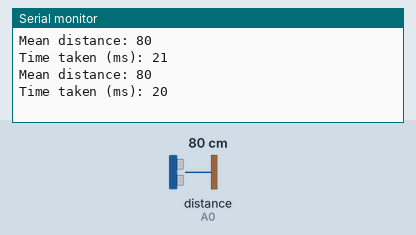
A sketch run on a simulated Arduino Uno, built with avr-gcc and run on an emulated ATmega328P. On the bench: the last lines printed to the serial monitor. The test bench sets the inputs (shaded band); at power-on: distance to the obstacle (sensor on A0) 80 cm.

Above: at 4.8 s.
4.9 s: distance to the obstacle (sensor on A0) set to 2 cm
At 7.0 s:
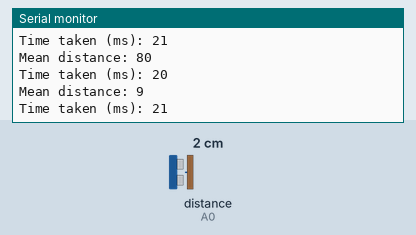
7.9 s: distance to the obstacle (sensor on A0) set to 18 cm
At 9.3 s:
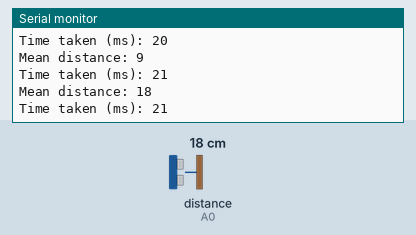
Timing chart, 0 to 10.9 s (numbered marks = the images above; inputs shaded):
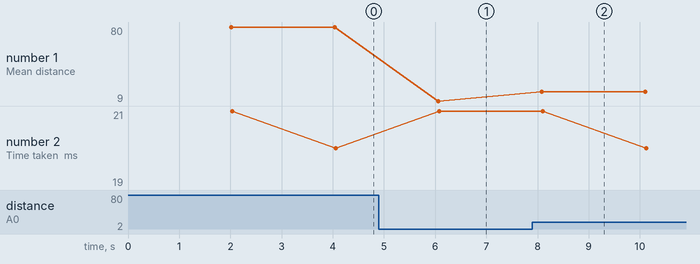

Measured:
- after the input at 4.9 s, the serial monitor: prints a new line after 1.2 s (image 1)
- after the input at 7.9 s, the serial monitor: prints a new line after 0.18 s (image 2)
- plotted number 1: 80 → 9 after the input at 4.9 s, 9 → 18 after the input at 7.9 s
- plotted number 2: 21 → 19 after the input at 7.9 s

The sketch:

sharp_ir_code.ino
```cpp
#include <SharpIR.h>

#define ir A0
#define model 1080

SharpIR SharpIR(ir, model);

void setup() {
  Serial.begin(9600);
}

void loop() {
  delay(2000);
  unsigned long startTime=millis();  // takes the time before the loop on the library begins
  int dis=SharpIR.getDistance();  // this returns the distance to the object you're measuring

  Serial.print("Mean distance: ");  // returns it to the serial monitor
  Serial.println(dis);

  unsigned long calcTime=millis()-startTime;  // the following gives you the time taken to get the measurement
  Serial.print("Time taken (ms): ");
  Serial.println(calcTime);
}
```
